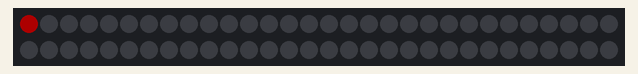
Simulated run of this sketch. Board: Arduino Uno, built with avr-gcc and run on an emulated ATmega328P. Shown: 60 RGB LEDs in strip order, left to right, continuing on the next row. Dim RGB values are drawn brighter than linear.

Above: at 0.01 s.
At 3.16 s:
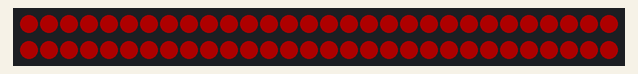
At 12.28 s:
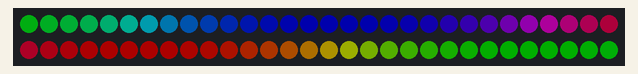
At 21.49 s:
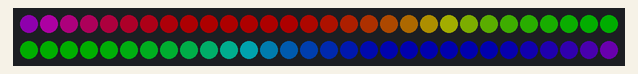
At 30.62 s:
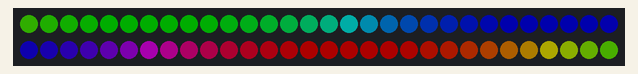
At 39.84 s:
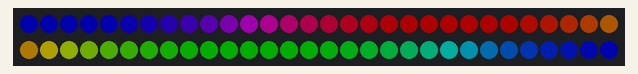

The sketch:

neopixel.ino
```cpp
#include <Adafruit_NeoPixel.h>

// 네오픽셀을 연결한 핀과 네오픽셀 개수 정의
#define LED_PIN 8
#define LED_COUNT 60

// Adafruit_NeoPixel 라이브러리를 사용하여 네오픽셀 객체 생성
Adafruit_NeoPixel strip(LED_COUNT , LED_PIN, NEO_GRB + NEO_KHZ800);

// 초기 설정
void setup(){
    // 네오픽셀 초기화
    strip.begin();

    // 네오픽셀 초기화 후 모든 네오픽셀을 끔
    strip.show();

    // 네오픽셀 밝기 설정 (0 ~ 255 범위)
    strip.setBrightness(50); // 50% 밝기
}

// 메인 루프
void loop(){
    // colorWipe 함수 호출하여 빨간색으로 네오픽셀을 채우는 효과 생성
    colorWipe(strip.Color(255, 0 , 0), 50); // 빨간색, 50ms 딜레이

    // rainbow 함수 호출하여 네오픽셀에 무지개 효과 생성
    rainbow(10); // 10ms 딜레이
}

// 지정된 색으로 네오픽셀을 채우는 함수
void colorWipe(uint32_t color, int wait){
    for (int i = 0; i < strip.numPixels(); i++){
        strip.setPixelColor(i, color); // i번째 네오픽셀의 색을 설정

        strip.show(); // 변경된 색상을 네오픽셀에 표시

        delay(wait); // 설정한 시간만큼 대기
    }
}

// 무지개 효과를 생성하는 함수
void rainbow(int wait) {
    // 모든 네오픽셀에 대해 무지개 색상을 계산하여 설정
    for (long firstPixelHue = 0; firstPixelHue < 5 * 65536; firstPixelHue += 256) {
        for (int i = 0; i < strip.numPixels(); i++) {
            // 네오픽셀 위치에 따라 무지개 색상 결정
            int pixelHue = firstPixelHue + (i * 65536L / strip.numPixels());
            strip.setPixelColor(i, strip.gamma32(strip.ColorHSV(pixelHue)));
        }
        strip.show(); // 변경된 색상을 네오픽셀에 표시
        delay(wait); // 설정한 시간만큼 대기
    }
}
```
